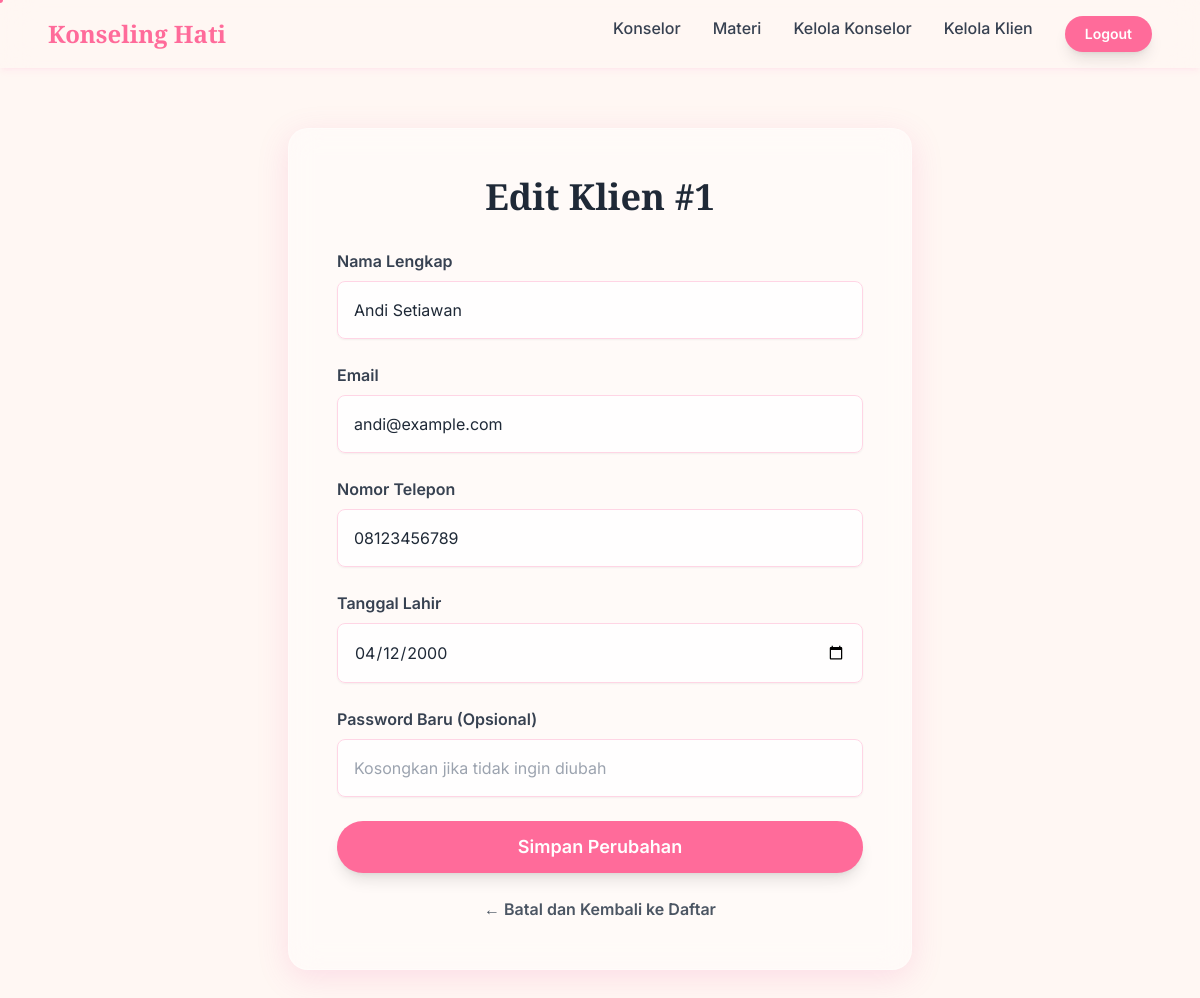
/clients/edit.php?id=1 (signed in), run on the app's committed database.
### tables this page shows
CREATE TABLE klien (
  id_klien INT AUTO_INCREMENT PRIMARY KEY,
  nama_lengkap VARCHAR(150) NOT NULL,
  email VARCHAR(150) NOT NULL UNIQUE,
  password VARCHAR(255) NOT NULL,
  nomor_telepon VARCHAR(30),
  tanggal_lahir DATE,
  foto_profil VARCHAR(255),
  created_at DATETIME DEFAULT CURRENT_TIMESTAMP
);

### public/clients/edit.php (the view, shortened to what this page needs)
<?php
include_once '../../templates/header.php';
include_once '../../config/db_config.php';
$klien_id = isset($_GET['id']) ? intval($_GET['id']) : 0;
$sql_klien = "SELECT * FROM klien WHERE id_klien = ?";
$stmt_klien = $conn->prepare($sql_klien);
$stmt_klien->bind_param("i", $klien_id);
$stmt_klien->execute();
$klien_result = $stmt_klien->get_result();
$klien = $klien_result->fetch_assoc();
?>
<section id="edit-client" class="py-24 pt-32 bg-pastel-cream min-h-screen">
    <div class="container mx-auto max-w-2xl px-6">
        <div class="card-glass p-8 md:p-12 shadow-soft-pink scroll-reveal">
            <h1 class="font-playfair text-4xl font-bold text-gray-800 mb-8 text-center text-gradient-love">
                Edit Klien #<?php echo $klien_id; ?>
            </h1>
            <form action="edit.php?id=<?php echo $klien_id; ?>" method="POST" class="space-y-6">
                <div>
                    <label for="nama_lengkap" class="block text-gray-700 mb-2 font-semibold">Nama Lengkap</label>
                    <input type="text" id="nama_lengkap" name="nama_lengkap" required
                           value="<?php echo htmlspecialchars($klien['nama_lengkap']); ?>"
                           class="w-full p-4 rounded-lg border border-blush-pink bg-white/80 focus:ring-2 focus:ring-rose-accent focus:border-rose-accent outline-none transition-all duration-300 shadow-sm">
                </div>
                <div>
                    <label for="email" class="block text-gray-700 mb-2 font-semibold">Email</LabeL>
                    <input type="email" id="email" name="email" required
                           value="<?php echo htmlspecialchars($klien['email']); ?>"
                           class="w-full p-4 rounded-lg border border-blush-pink bg-white/80 focus:ring-2 focus:ring-rose-accent focus:border-rose-accent outline-none transition-all duration-300 shadow-sm">
                </div>
                 <div>
                    <label for="nomor_telepon" class="block text-gray-700 mb-2 font-semibold">Nomor Telepon</label>
                    <input type="tel" name="nomor_telepon" id="nomor_telepon"
                           value="<?php echo htmlspecialchars($klien['nomor_telepon'] ?? ''); ?>"
                           class="w-full p-4 rounded-lg border border-blush-pink bg-white/80 focus:ring-2 focus:ring-rose-accent focus:border-rose-accent outline-none transition-all duration-300 shadow-sm">
                </div>
                <div>
                    <label for="tanggal_lahir" class="block text-gray-700 mb-2 font-semibold">Tanggal Lahir</label>
                    <input type="date" name="tanggal_lahir" id="tanggal_lahir"
                           value="<?php echo htmlspecialchars($klien['tanggal_lahir'] ?? ''); ?>"
                           class="w-full p-4 rounded-lg border border-blush-pink bg-white/80 focus:ring-2 focus:ring-rose-accent focus:border-rose-accent outline-none transition-all duration-300 shadow-sm">
                </div>
                <div>
                    <label for="password_baru" class="block text-gray-700 mb-2 font-semibold">Password Baru (Opsional)</label>
                    <input type="password" id="password_baru" name="password_baru"
                           placeholder="Kosongkan jika tidak ingin diubah"
                           class="w-full p-4 rounded-lg border border-blush-pink bg-white/80 focus:ring-2 focus:ring-rose-accent focus:border-rose-accent outline-none transition-all duration-300 shadow-sm">
                </div>
                <div>
                    <button type="submit"
                            class="w-full btn-glow bg-rose-accent text-white font-semibold py-3 px-8 rounded-full text-lg shadow-lg transition-transform duration-300 hover:scale-105">
                        Simpan Perubahan
                    </button>
                </div>
                <p class="text-center text-gray-600 mt-4">
                    <a href="list.php" class="hover:text-rose-accent hover:underline font-semibold">
                        &larr; Batal dan Kembali ke Daftar
                    </a>
                </p>
            </form>
        </div>
    </div>
</section>
<?php
include_once '../../templates/footer.php';
?>

### assets/css/style.css (style rules this page uses)
body { font-family: 'inter', sans-serif; background-color: #FFF7F3; overflow-x: hidden; }
body.animate-bg { animation: ambient-background 25s infinite ease-in-out; }
.btn-glow { animation: button-glow 3s infinite ease-in-out; }
.scroll-reveal { opacity: 0; transform: translateY(30px); transition: opacity 0.8s ease-out, transform 0.8s ease-out; }
.scroll-reveal.visible { opacity: 1; transform: translateY(0); }
.card-glass { background: rgba(255, 255, 255, 0.4); backdrop-filter: blur(15px); -webkit-backdrop-filter: blur(15px); border: 1px solid rgba(255, 255, 255, 0.3); border-radius: 1.25rem; box-shadow: 0 8px 32px 0 rgba(236, 72, 153, 0.15); transition: all 0.3s ease-in-out; }

### data on the page
klien: nama_lengkap "Andi Setiawan", email "andi@example.com", nomor_telepon "08123456789", tanggal_lahir "04/12/2000"

### other printed values
$klien_id "1"
